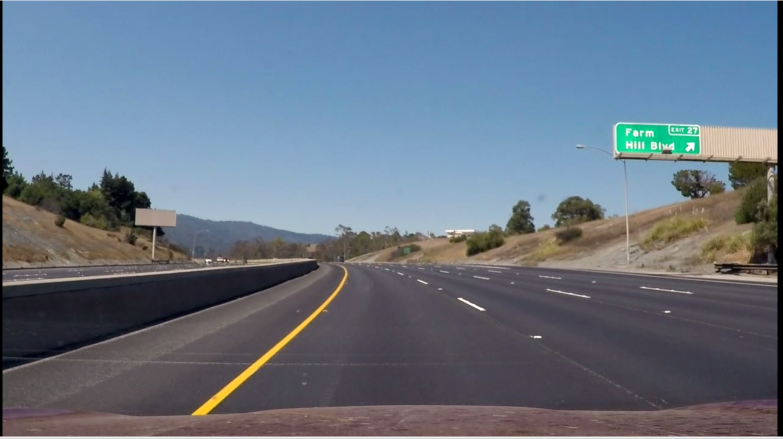
#> input picture images/1.png, 1565 x 878 px, given in place of pv.mp4, which was not available (shown at 1/2 size)
$ python lane_detection.py
#> lines starting #> are read from the running program, lines starting #| are printed output that depends on the picture; after the words box and inside, x2 and y2 are one past the last pixel; in counts of white or black regions, pixels touching at a corner belong together; pictures that were not available may be replaced by others from this repository, and a replacement may not be noted
import numpy as np
import cv2 as cv
from matplotlib import  pyplot as plt
#Extract white/yellow lines
def extract_wy(image,sensitivity=50):
    lower_white = np.array([0, 0, 255 - sensitivity])
    upper_white = np.array([255, sensitivity, 255])
    hsv = cv.cvtColor(image, cv.COLOR_BGR2HSV)
    maskw = cv.inRange(hsv.copy(), lower_white, upper_white)

    lower_yellow = np.array([10,100,100])
    upper_yellow = np.array([30, 255, 255])
    masky = cv.inRange(hsv.copy(), lower_yellow, upper_yellow)
    return cv.bitwise_or(maskw, masky)

#Trasform (perspective) image to get top view (birds view)
def transform(image):
    #Transform
    rows,cols = image.shape[:2]
    srcpt = np.float32([(580, 460), (205, 720), (1110, 720), (703, 460)])
    dstpt = np.float32([(320, 0), (320, 720), (960, 720), (960, 0)])
    M = cv.getPerspectiveTransform(srcpt,dstpt)
    p_trans = cv.warpPerspective(image,M,(cols,rows))
    #show_img(p_trans)
    return  p_trans

def rev_transform(image):
    #Transform
    rows,cols = image.shape[:2]
    srcpt = np.float32([(580, 460), (205, 720), (1110, 720), (703, 460)])
    dstpt = np.float32([(320, 0), (320, 720), (960, 720), (960, 0)])
    M = cv.getPerspectiveTransform(dstpt,srcpt)
    p_trans = cv.warpPerspective(image,M,(cols,rows))
    #show_img(p_trans)
    return  p_trans

#Extract vertical lines (considering as road lines)
#problem - can't able to extract curved line -
def extract_strtline(image):
    kernel = cv.getStructuringElement(cv.MORPH_RECT, (2, 15))
    erode = cv.erode(image, kernel, iterations=1)
    dilute = cv.dilate(erode, kernel, iterations=2)
    return dilute

def extract_byfilter(image):
    slidewin = (20, 30)
    # Build kernel
    pweights = np.ones(slidewin, np.uint8)
    nweights = -1 * np.ones(slidewin, np.uint8)
    kernel = np.concatenate((nweights, pweights, nweights), axis=1)
    return (cv.filter2D(image, cv.CV_8U, kernel))

#Find center point from given rectangle
#hardcoded values are related to rectangle -predefined - need to generalize
def find_center(img):
    cnts = cv.findContours(img.copy(), cv.RETR_EXTERNAL,cv.CHAIN_APPROX_SIMPLE)
    if(np.sum(cnts[0])>3):
        M = cv.moments(cnts[0])
        cx = int(M['m10'] / M['m00'])
        cy = int(M['m01'] / M['m00'])
        #cv.circle(img.copy,(cx,cy),5,255,-1)
        return (cx,cy)
    else:
        return (30,0)

#Path finder
def find_path(image):
    colmeans = cv.reduce(image, 0, cv.REDUCE_AVG)
    left_lane = np.argmax(colmeans[0:640])
    right_lane = np.argmax(colmeans[0, 640:]) + 640

    # Custom filter
    kernel = np.array([[1, 0, -1]])
    fd = cv.filter2D(image, -1, kernel)

    rows, cols = image.shape[:2]
    win_size = (80, 120)
    llane_points = []
    rlane_points = []
    mask = np.zeros((rows, cols, 3),np.uint8)
    for r in range(rows, 0, -win_size[0]):
        lcenter = find_center(fd[r - 80:r, left_lane - 60:left_lane + 60])
        cv.circle(mask,(lcenter[0]+(left_lane-60),r-40),15,(0,0,255),7)
        llane_points.append([lcenter[0] + (left_lane - 60), r - 40])
        rcenter = find_center(fd[r - 80:r, right_lane - 60:right_lane + 60])
        cv.circle(mask,(rcenter[0]+(right_lane-60),r-40),15,(255,0,0),7)
        rlane_points.append([lcenter[0] + (right_lane - 60), r - 40])

    #return  llane_points,rlane_points
    # return image
    return rev_transform(mask)


cap = cv.VideoCapture('rsrc/pv.mp4')
while(cap.isOpened()):
    ret, frame = cap.read()
#> frame is the input picture: shape (878, 1565, 3); mean B, G, R 131.6, 116.6, 103.9
    if(ret==True):
        transformed = transform(frame)
#> in transform, `p_trans = cv.warpPerspective(image,M,(cols,rows))`:
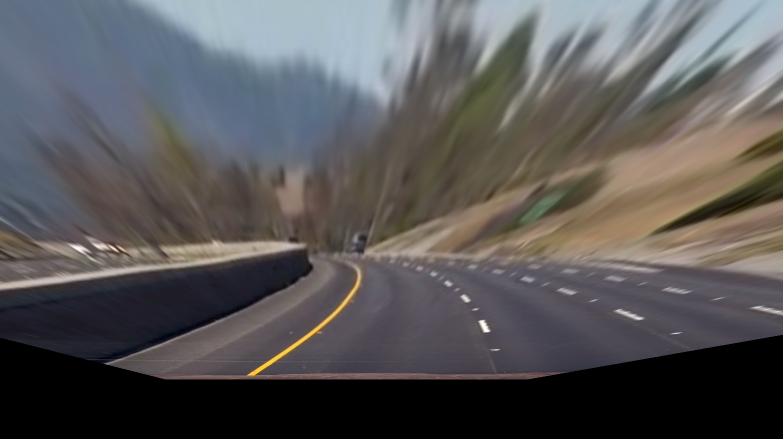
#> p_trans: shape (878, 1565, 3) (shown at 1/2 size); mean B, G, R 87.7, 86.9, 88.6
        bw = extract_wy(transformed,80)
#> in extract_wy, `hsv = cv.cvtColor(image, cv.COLOR_BGR2HSV)`: hsv: shape (878, 1565, 3); mean H, S, V 64.3, 40.1, 96.7
#> in extract_wy, `maskw = cv.inRange(hsv.copy(), lower_white, upper_white)`:
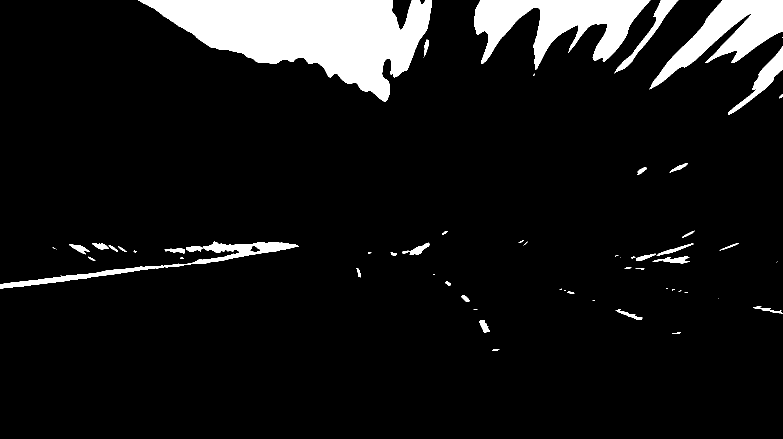
#> maskw: shape (878, 1565) (shown at 1/2 size); 8.8% white; 62 white regions (23 under 20 px), largest, box (x1, y1, x2, y2) and area: (276, 0, 864, 203) 62872, (948, 0, 1301, 139) 23703, (1298, 0, 1565, 179) 17194
#> in extract_wy, `masky = cv.inRange(hsv.copy(), lower_yellow, upper_yellow)`:
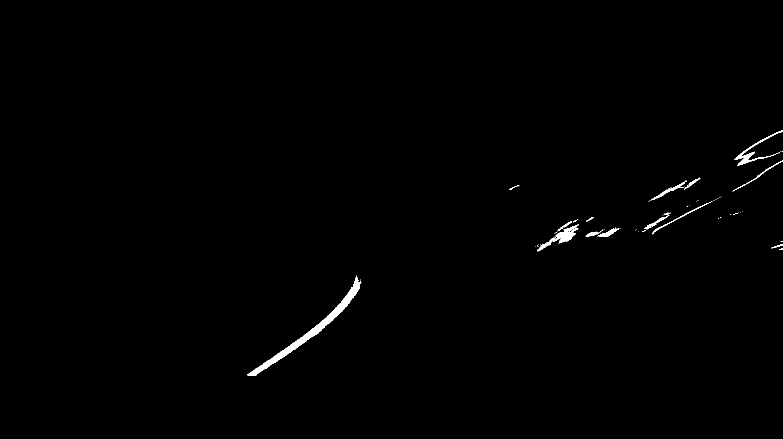
#> masky: shape (878, 1565) (shown at 1/2 size); 0.55% white; 72 white regions (57 under 20 px), largest, box (x1, y1, x2, y2) and area: (494, 551, 723, 752) 3663, (1074, 449, 1158, 503) 1024, (1469, 260, 1565, 332) 852
#> in extract_wy, `return cv.bitwise_or(maskw, masky)`:
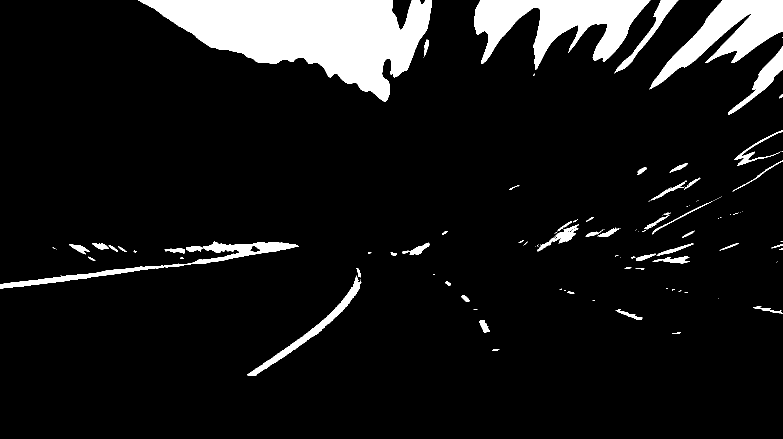
#> returned value: shape (878, 1565) (shown at 1/2 size); 9.3% white; 134 white regions (80 under 20 px), largest, box (x1, y1, x2, y2) and area: (276, 0, 864, 203) 62872, (948, 0, 1301, 139) 23703, (1298, 0, 1565, 179) 17194
        rev_trans = rev_transform(transformed)
#> in rev_transform, `p_trans = cv.warpPerspective(image,M,(cols,rows))`:
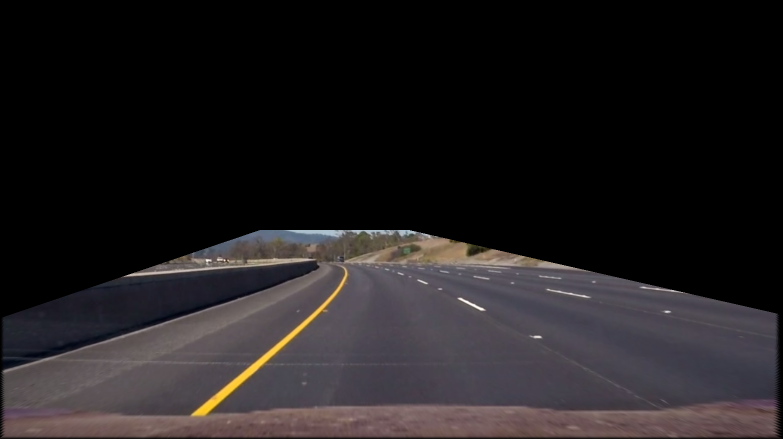
#> p_trans: shape (878, 1565, 3) (shown at 1/2 size); mean B, G, R 31.7, 30.2, 33.5
        #lines =extract_strtline(bw)
        fin = extract_byfilter(bw)
#> in extract_byfilter, `return (cv.filter2D(image, cv.CV_8U, kernel))`:
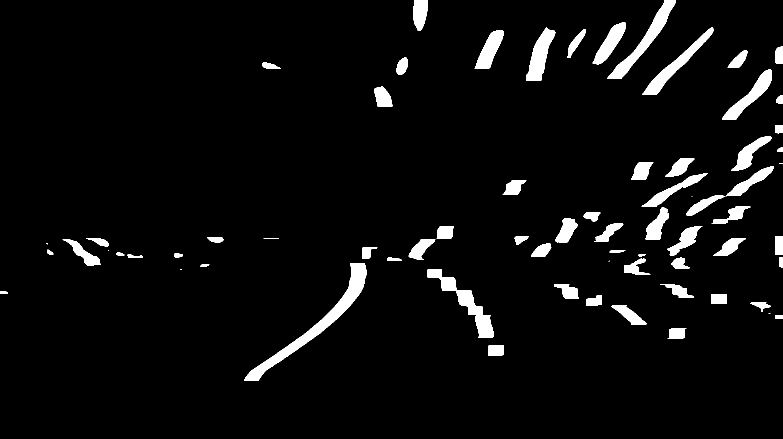
#> returned value: shape (878, 1565) (shown at 1/2 size); 4.7% white; 72 white regions (8 under 20 px), largest, box (x1, y1, x2, y2) and area: (488, 527, 733, 762) 7037, (1214, 0, 1352, 157) 3981, (1284, 54, 1427, 189) 3285
        path = find_path(fin)
#> in find_path, `left_lane = np.argmax(colmeans[0:640])`: left_lane = 1320
#> in find_path, `fd = cv.filter2D(image, -1, kernel)`:
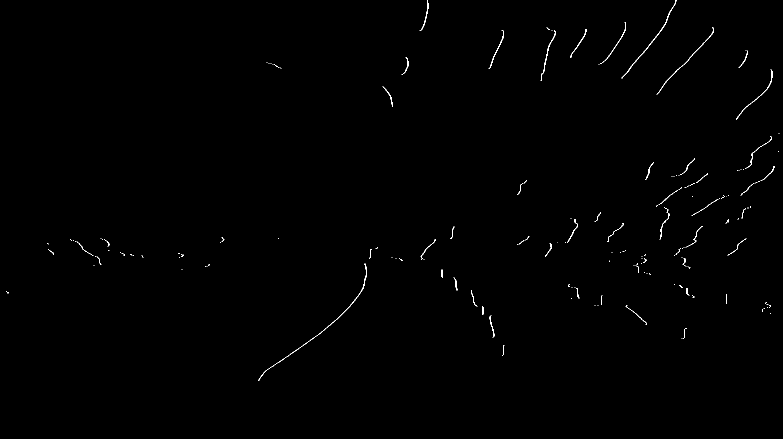
#> fd: shape (878, 1565) (shown at 1/2 size); 0.36% white in thin lines or dots, all inside (x1, y1, x2, y2) = (12, 0, 1559, 762)
#> the loop in find_path, `for r in range(rows, 0, -win_size[0]):` made 3 passes
#> rcenter on passes 1 to 2: (30, 0), (30, 0)
#> after the loop in find_path, `for r in range(rows, 0, -win_size[0]):`: llane_points = [[1290, 838], [1290, 758]]
#> (the run stopped early here; a loop or call above may not have finished)
